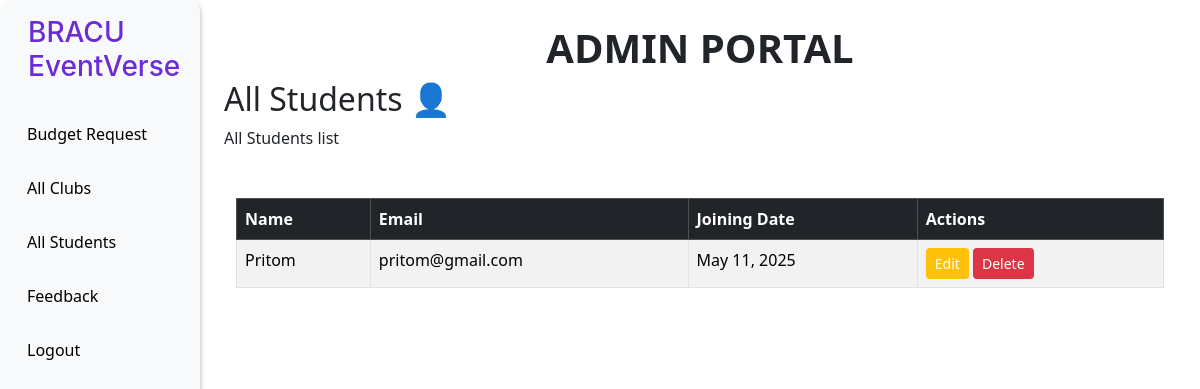
The page /admin/all_students.php (signed in) on the database as committed earlier.
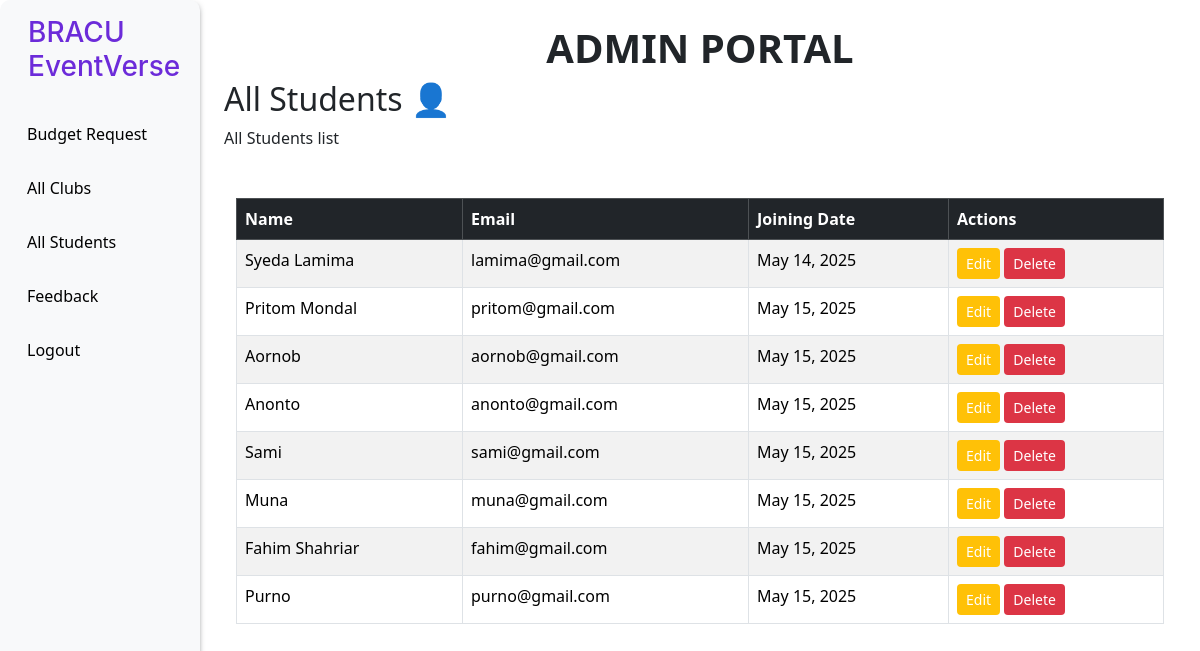
The same page on the database as committed later.
### tables this page shows
CREATE TABLE `users` (
  `id` int(11) NOT NULL,
  `name` varchar(100) NOT NULL,
  `email` varchar(100) NOT NULL,
  `password` varchar(255) NOT NULL,
  `role` enum('student','club_admin','dept_admin','super_admin') NOT NULL,
  `created_at` timestamp NOT NULL DEFAULT current_timestamp()
);

### admin/all_students.php (the view, shortened to what this page needs)
<?php
include "../partials/header.php";
?>
<div class="container-fluid">
  <div class="row">
    <?php include("../partials/admin_sidebar.php")?>
    <div class="col-md-9 col-lg-10 p-4">
      <h1 class="text-center"><strong>ADMIN PORTAL</strong></h1>
      <h2>All Students 👤</h2>
      <p>All Students list</p>
      <div class="container my-5">
  <div class="table-responsive">
    <table class="table table-bordered table-striped">
      <thead class="table-dark">
        <tr>
          <th>Name</th>
          <th>Email</th>
          <th>Joining Date</th>
          <th>Actions</th>
        </tr>
      </thead>
      <tbody>
        <?php
        include '../config/database.php';
        $sql = "SELECT id, name, email, created_at FROM users WHERE role = 'student'";
        $res = mysqli_query($conn, $sql);
        if ($res && mysqli_num_rows($res) > 0) {
          while ($row = mysqli_fetch_assoc($res)) {
            echo '
              <tr>
                <td>' . htmlspecialchars($row['name']) . '</td>
                <td>' . htmlspecialchars($row['email']) . '</td>
                <td>' . date("F j, Y", strtotime($row['created_at'])) . '</td>
                <td>
                  <button type="button" class="btn btn-edit btn-sm" data-bs-toggle="modal" data-bs-target="#editModal' . $row['id'] . '">
                    Edit
                  </button>
                  <a href="../sql/delete_student.php?id=' . $row['id'] . '" class="btn btn-delete btn-sm" onclick="return confirm(\'Are you sure you want to delete this student?\')">
                    Delete
                  </a>
                </td>
              </tr>
              <div class="modal fade" id="editModal' . $row['id'] . '" tabindex="-1" aria-labelledby="editModalLabel" aria-hidden="true">
                <div class="modal-dialog">
                  <div class="modal-content">
                    <div class="modal-header">
                      <h5 class="modal-title" id="editModalLabel">Edit Student Information</h5>
                      <button type="button" class="btn-close" data-bs-dismiss="modal" aria-label="Close"></button>
                    </div>
                    <form action="../sql/edit_student.php" method="POST">
                      <div class="modal-body">
                        <input type="hidden" name="student_id" value="' . $row['id'] . '">
                        <div class="mb-3">
                          <label for="name" class="form-label">Name</label>
                          <input type="text" class="form-control" id="name" name="name" value="' . htmlspecialchars($row['name']) . '" required>
                        </div>
                        <div class="mb-3">
                          <label for="email" class="form-label">Email</label>
                          <input type="email" class="form-control" id="email" name="email" value="' . htmlspecialchars($row['email']) . '" required>
                        </div>
                      </div>
                      <div class="modal-footer">
                        <button type="button" class="btn btn-secondary" data-bs-dismiss="modal">Close</button>
                        <button type="submit" class="btn btn-primary">Save changes</button>
                      </div>
                    </form>
                  </div>
                </div>
              </div>
            ';
          }
        } else {
          echo '<tr><td colspan="4" class="text-center">No students found.</td></tr>';
        }
        ?>
      </tbody>
    </table>
  </div>
</div>
    </div>
  </div>
</div>

Rows that differ between the two databases and show on the page:
removed users: name "Pritom", email "pritom@gmail.com", created_at "May 11, 2025"
added users: name "Syeda Lamima", email "lamima@gmail.com", created_at "May 14, 2025"
added users: name "Pritom Mondal", email "pritom@gmail.com", created_at "May 15, 2025"
added users: name "Aornob", email "aornob@gmail.com", created_at "May 15, 2025"
added users: name "Anonto", email "anonto@gmail.com", created_at "May 15, 2025"
added users: name "Sami", email "sami@gmail.com", created_at "May 15, 2025"
added users: name "Muna", email "muna@gmail.com", created_at "May 15, 2025"
added users: name "Fahim Shahriar", email "fahim@gmail.com", created_at "May 15, 2025"
added users: name "Purno", email "purno@gmail.com", created_at "May 15, 2025"
